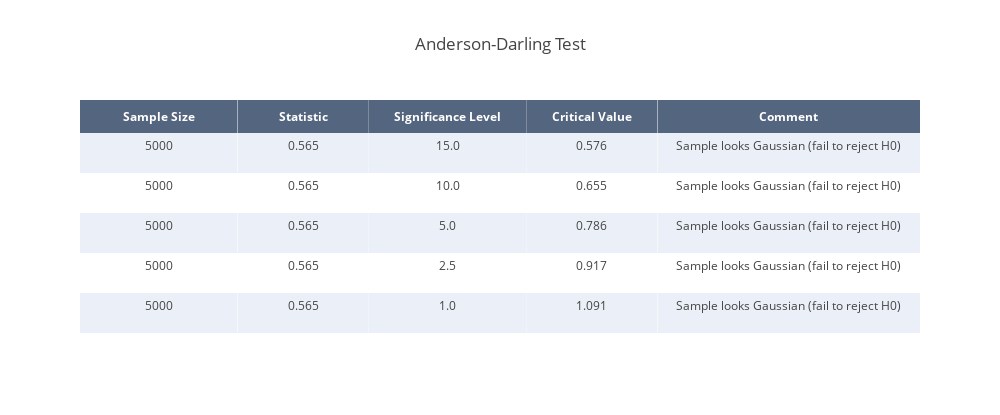

Write notebook code for a chart like this one.
### Markdown cell above
### Anderson-Darling
The Anderson-Darling test is another statistical test that can be used to determine whether the distribution of the data sample deviates from the Gaussian distribution. The test is named after Theodore Wilbur Anderson and Donald Allan Darling, who first described it in 1952. A feature of this test is that it provides a list of critical values, not just a single p-value, which allows a more thorough interpretation of the result.

### Code cell
# Normality test
test = "Anderson-Darling Test"
result = anderson(samples_i_t)

# Round results
stat = round(result.statistic, 3)

# Create table
result_mat = []
for i in range(len(result.critical_values)):
    sl, cv = result.significance_level[i], result.critical_values[i]
    if result.statistic < result.critical_values[i]:
        msg = 'Sample looks Gaussian (fail to reject H0)'
    else:
        msg = 'Sample does not look Gaussian (reject H0)'
    result_mat.append([len(samples_i_t), stat, sl, cv, msg])

trace = go.Table(
    header=dict(values=['<b>Sample Size</b>', '<b>Statistic</b>', '<b>Significance Level</b>', '<b>Critical Value</b>', '<b>Comment</b>'],
                line = dict(width=0),
                fill = dict(color='rgba(42,63,95,0.8)'),
                align = 'center',
                font = dict(
                    color = '#ffffff',
                    size = 12
                )),
    cells=dict(values=np.array(result_mat).T,
               line = dict(width=0),
               fill = dict(color=[['#EBF0F8', '#ffffff', '#EBF0F8', '#ffffff', '#EBF0F8']]),
               align = 'center',
               height = 40),
    columnwidth=[0.3, 0.25, 0.3, 0.25, 0.5])
       
data = [trace]

layout = dict(title=test, height=415, width=1000)

andar_table = dict(data=data, layout=layout)

# Plot table
py.offline.iplot(andar_table)

### Figure 1 — Plotly figure (JSON) as saved in the notebook; plotly's stock layout.template omitted (floating-point values rounded to 4 significant figures)
{"data": [{"cells": {"align": "center", "fill": {"color": [["#EBF0F8", "#ffffff", "#EBF0F8", "#ffffff", "#EBF0F8"]]}, "height": 40, "line": {"width": 0}, "values": [["5000", "5000", "5000", "5000", "5000"], ["0.565", "0.565", "0.565", "0.565", "0.565"], ["15.0", "10.0", "5.0", "2.5", "1.0"], ["0.576", "0.655", "0.786", "0.917", "1.091"], ["Sample looks Gaussian (fail to reject H0)", "Sample looks Gaussian (fail to reject H0)", "Sample looks Gaussian (fail to reject H0)", "Sample looks Gaussian (fail to reject H0)", "Sample looks Gaussian (fail to reject H0)"]]}, "columnwidth": [0.3, 0.25, 0.3, 0.25, 0.5], "header": {"align": "center", "fill": {"color": "rgba(42,63,95,0.8)"}, "font": {"color": "#ffffff", "size": 12}, "line": {"width": 0}, "values": ["<b>Sample Size</b>", "<b>Statistic</b>", "<b>Significance Level</b>", "<b>Critical Value</b>", "<b>Comment</b>"]}, "type": "table", "uid": "03f57132-89bd-447a-8349-9ba3c7c9445b"}], "layout": {"height": 415, "title": {"text": "Anderson-Darling Test"}, "width": 1000}}
